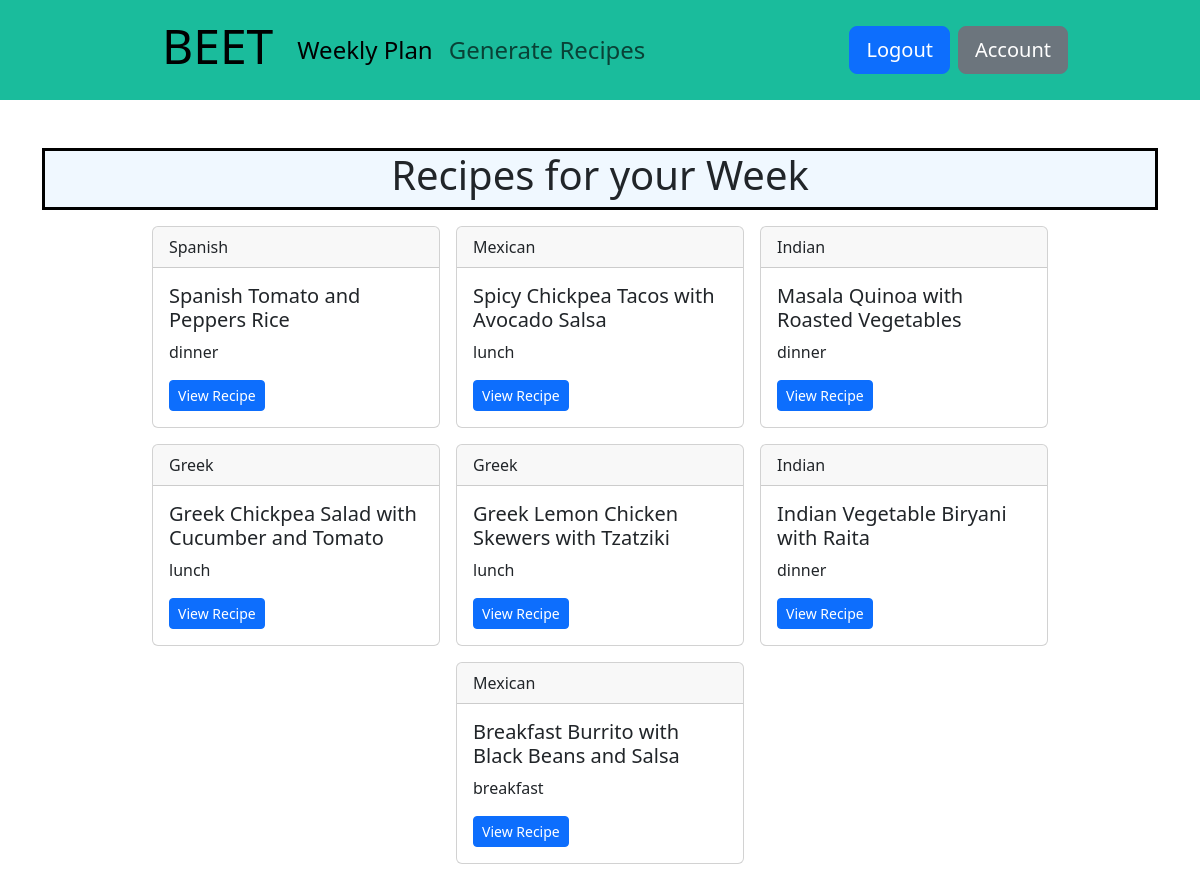
The app's page / (signed in) with its own data.
### tables this page shows
CREATE TABLE added_recipes (id INTEGER PRIMARY KEY AUTOINCREMENT, title TEXT NOT NULL, meal_type TEXT, cuisine TEXT, method TEXT, ingredients TEXT, favourite BOOLEAN DEFAULT 0, user_id INTEGER, FOREIGN KEY (user_id) REFERENCES users(id));

### app.py (the view)
@app.route("/", methods=['GET'])
@login_required
def weekly_plan():
    methods_generated = db.execute('SELECT methods_generated FROM users WHERE id=?', session['user_id'])
    if not methods_generated[0]['methods_generated']:
        flash("No Recipes Currently Available, Please Generate/Select Recipes", "error")
        return redirect(url_for('generate'))
    weeklyRecipeCards = db.execute('SELECT id, title, meal_type, cuisine FROM added_recipes WHERE user_id=?',
                               session['user_id'])
    return render_template("weeklyPlan.html", weeklyRecipeCards=weeklyRecipeCards)

### functions.py (called while the page is built)
def login_required(f):
    @wraps(f)
    def decorated_function(*args, **kwargs):
        if session.get("user_id") is None:
            return redirect("/login")
        return f(*args, **kwargs)
    return decorated_function

### templates/weeklyPlan.html (shortened to what this page needs)
{% extends "layout.html" %}
{% block main %}
<div class="container-md container-style">
  <h1 class="mb-2">Recipes for your Week</h1>
</div>
<div class="recipe-container" style="justify-content: center;">
{% for recipe in weeklyRecipeCards %}
    <div class="card text-start recipe-card">
      <div class="card-header">
        {{ recipe['cuisine'] }}
      </div>
      <div class="card-body">
        <h5 class="card-title">{{ recipe['title'] }}</h5>
        <p class="card-text">{{ recipe['meal_type'] }}</p>
        <a class="btn btn-sm btn-primary" href="{{ url_for('view_recipe', recipe_id=recipe['id']) }}">View Recipe</a>
      </div>
    </div>
{% endfor %}
</div>
{% endblock %}

### templates/layout.html (shortened to what this page needs)
<!DOCTYPE html>
<html lang="en">
<head>
    <link href="https://cdn.jsdelivr.net/npm/bootstrap@5.3.3/dist/css/bootstrap.min.css" rel="stylesheet"
>
    <link href="/static/styles.css" rel="stylesheet">
</head>
<header>
    <nav class="navbar sticky-top navbar-expand-lg" style="background-color: #1abc9c;">
        <div class="container-fluid">
            <a class="navbar-brand h1" href="{{ url_for('weekly_plan') }}">BEET</a>
            <div class="collapse navbar-collapse">
                {% if session.get("user_id") %}
                <div class="navbar-nav container-fluid">
                    <a class="nav-link active fs-4" aria-current="page" href="{{ url_for('weekly_plan') }}">Weekly Plan</a>
                    <a class="nav-link fs-4" href="{{ url_for('generate') }}">Generate Recipes</a>
                </div>
                <div class="ms-auto container-fluid d-flex justify-content-end" style="margin-right: 100px;">
                    <a class="btn btn-primary btn-lg me-2" href="{{ url_for('logout') }}" type="button">Logout</a>
                    <a class="btn btn-secondary btn-lg me-2" href="{{ url_for('account') }}" type="button">Account</a>
                </div>
                {% endif %}
            </div>
        </div>
    </nav>
</header>
<body>
    <main class="container py-5 text-center">
        {% block main %}{% endblock %}
    </main>
</body>
</html>

### static/styles.css (style rules this page uses)
.navbar { height: 100px; }
.navbar-brand { font-size: 3rem; margin-left: 150px; }
.container-style { border-style: solid; border-color: black; background-color: #f0f8ff; }
.recipe-card { width: 18rem; }
.recipe-container { display: flex; flex-wrap: wrap; gap: 16px; justify-content: flex-start; padding: 16px; }

### records on screen
added_recipes: cuisine "Spanish", title "Spanish Tomato and Peppers Rice", meal_type "dinner"
added_recipes: cuisine "Mexican", title "Spicy Chickpea Tacos with Avocado Salsa", meal_type "lunch"
added_recipes: cuisine "Indian", title "Masala Quinoa with Roasted Vegetables", meal_type "dinner"
added_recipes: cuisine "Greek", title "Greek Chickpea Salad with Cucumber and Tomato", meal_type "lunch"
added_recipes: cuisine "Greek", title "Greek Lemon Chicken Skewers with Tzatziki", meal_type "lunch"
added_recipes: cuisine "Indian", title "Indian Vegetable Biryani with Raita", meal_type "dinner"
added_recipes: cuisine "Mexican", title "Breakfast Burrito with Black Beans and Salsa", meal_type "breakfast"
